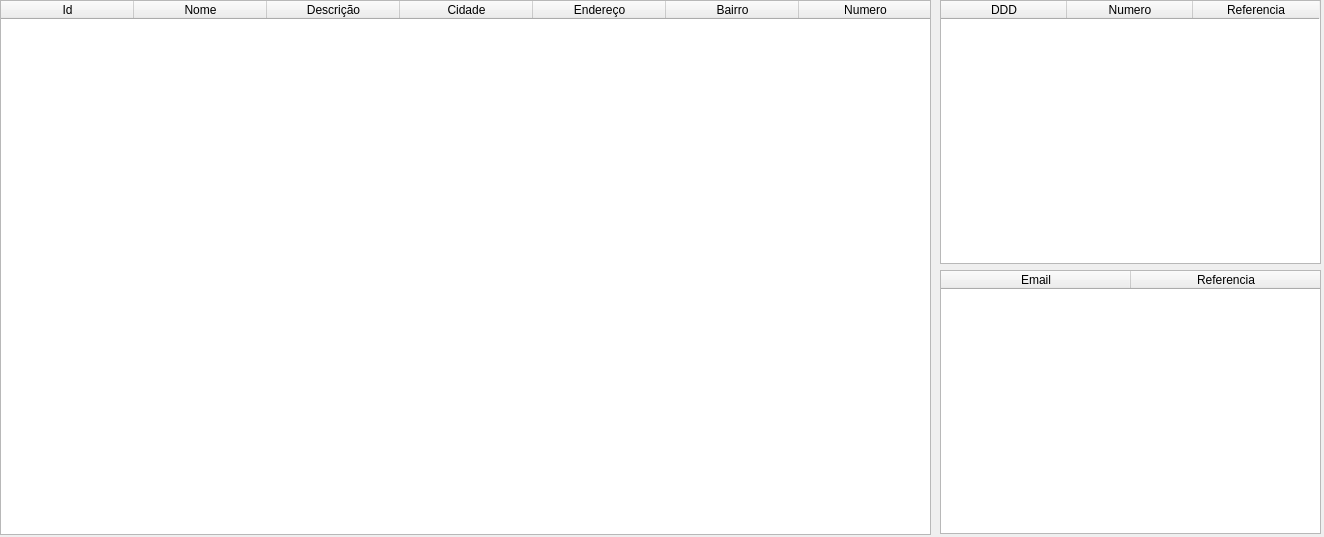
<?xml version="1.0" encoding="UTF-8"?>
<ui version="4.0">
 <class>VisualizarFornecedor</class>
 <widget class="QWidget" name="VisualizarFornecedor">
  <property name="geometry">
   <rect>
    <x>0</x>
    <y>0</y>
    <width>1324</width>
    <height>537</height>
   </rect>
  </property>
  <property name="windowTitle">
   <string>Visualizar Fornecedor</string>
  </property>
  <property name="windowIcon">
   <iconset>
    <normaloff>../Icons/mdpi.png</normaloff>../Icons/mdpi.png</iconset>
  </property>
  <widget class="QTableWidget" name="tblFornecedor">
   <property name="geometry">
    <rect>
     <x>0</x>
     <y>0</y>
     <width>931</width>
     <height>535</height>
    </rect>
   </property>
   <property name="sizePolicy">
    <sizepolicy hsizetype="Preferred" vsizetype="Preferred">
     <horstretch>0</horstretch>
     <verstretch>0</verstretch>
    </sizepolicy>
   </property>
   <property name="horizontalScrollBarPolicy">
    <enum>Qt::ScrollBarAlwaysOff</enum>
   </property>
   <property name="selectionBehavior">
    <enum>QAbstractItemView::SelectRows</enum>
   </property>
   <attribute name="horizontalHeaderVisible">
    <bool>true</bool>
   </attribute>
   <attribute name="horizontalHeaderDefaultSectionSize">
    <number>133</number>
   </attribute>
   <attribute name="verticalHeaderVisible">
    <bool>false</bool>
   </attribute>
   <column>
    <property name="text">
     <string>Id</string>
    </property>
   </column>
   <column>
    <property name="text">
     <string>Nome</string>
    </property>
   </column>
   <column>
    <property name="text">
     <string>Descrição</string>
    </property>
   </column>
   <column>
    <property name="text">
     <string>Cidade</string>
    </property>
   </column>
   <column>
    <property name="text">
     <string>Endereço</string>
    </property>
   </column>
   <column>
    <property name="text">
     <string>Bairro</string>
    </property>
   </column>
   <column>
    <property name="text">
     <string>Numero</string>
    </property>
   </column>
  </widget>
  <widget class="QTableWidget" name="tblTelefone">
   <property name="geometry">
    <rect>
     <x>940</x>
     <y>0</y>
     <width>381</width>
     <height>264</height>
    </rect>
   </property>
   <property name="sizePolicy">
    <sizepolicy hsizetype="Maximum" vsizetype="Maximum">
     <horstretch>0</horstretch>
     <verstretch>0</verstretch>
    </sizepolicy>
   </property>
   <property name="maximumSize">
    <size>
     <width>541</width>
     <height>264</height>
    </size>
   </property>
   <property name="autoFillBackground">
    <bool>false</bool>
   </property>
   <property name="frameShape">
    <enum>QFrame::StyledPanel</enum>
   </property>
   <property name="frameShadow">
    <enum>QFrame::Sunken</enum>
   </property>
   <property name="lineWidth">
    <number>1</number>
   </property>
   <property name="horizontalScrollBarPolicy">
    <enum>Qt::ScrollBarAlwaysOff</enum>
   </property>
   <property name="editTriggers">
    <set>QAbstractItemView::NoEditTriggers</set>
   </property>
   <property name="selectionBehavior">
    <enum>QAbstractItemView::SelectRows</enum>
   </property>
   <property name="showGrid">
    <bool>true</bool>
   </property>
   <property name="gridStyle">
    <enum>Qt::SolidLine</enum>
   </property>
   <property name="sortingEnabled">
    <bool>false</bool>
   </property>
   <property name="wordWrap">
    <bool>true</bool>
   </property>
   <property name="cornerButtonEnabled">
    <bool>true</bool>
   </property>
   <attribute name="horizontalHeaderVisible">
    <bool>true</bool>
   </attribute>
   <attribute name="horizontalHeaderCascadingSectionResizes">
    <bool>false</bool>
   </attribute>
   <attribute name="horizontalHeaderDefaultSectionSize">
    <number>126</number>
   </attribute>
   <attribute name="horizontalHeaderShowSortIndicator" stdset="0">
    <bool>false</bool>
   </attribute>
   <attribute name="horizontalHeaderStretchLastSection">
    <bool>false</bool>
   </attribute>
   <attribute name="verticalHeaderVisible">
    <bool>false</bool>
   </attribute>
   <attribute name="verticalHeaderHighlightSections">
    <bool>true</bool>
   </attribute>
   <column>
    <property name="text">
     <string>DDD</string>
    </property>
   </column>
   <column>
    <property name="text">
     <string>Numero</string>
    </property>
   </column>
   <column>
    <property name="text">
     <string>Referencia</string>
    </property>
   </column>
  </widget>
  <widget class="QTableWidget" name="tblEmail">
   <property name="geometry">
    <rect>
     <x>940</x>
     <y>270</y>
     <width>381</width>
     <height>264</height>
    </rect>
   </property>
   <property name="sizePolicy">
    <sizepolicy hsizetype="Maximum" vsizetype="Maximum">
     <horstretch>0</horstretch>
     <verstretch>0</verstretch>
    </sizepolicy>
   </property>
   <property name="maximumSize">
    <size>
     <width>541</width>
     <height>264</height>
    </size>
   </property>
   <property name="autoFillBackground">
    <bool>false</bool>
   </property>
   <property name="frameShape">
    <enum>QFrame::StyledPanel</enum>
   </property>
   <property name="frameShadow">
    <enum>QFrame::Sunken</enum>
   </property>
   <property name="lineWidth">
    <number>1</number>
   </property>
   <property name="horizontalScrollBarPolicy">
    <enum>Qt::ScrollBarAlwaysOff</enum>
   </property>
   <property name="editTriggers">
    <set>QAbstractItemView::NoEditTriggers</set>
   </property>
   <property name="selectionBehavior">
    <enum>QAbstractItemView::SelectRows</enum>
   </property>
   <property name="showGrid">
    <bool>true</bool>
   </property>
   <property name="gridStyle">
    <enum>Qt::SolidLine</enum>
   </property>
   <property name="sortingEnabled">
    <bool>false</bool>
   </property>
   <property name="wordWrap">
    <bool>true</bool>
   </property>
   <property name="cornerButtonEnabled">
    <bool>true</bool>
   </property>
   <attribute name="horizontalHeaderVisible">
    <bool>true</bool>
   </attribute>
   <attribute name="horizontalHeaderCascadingSectionResizes">
    <bool>false</bool>
   </attribute>
   <attribute name="horizontalHeaderDefaultSectionSize">
    <number>190</number>
   </attribute>
   <attribute name="horizontalHeaderShowSortIndicator" stdset="0">
    <bool>false</bool>
   </attribute>
   <attribute name="horizontalHeaderStretchLastSection">
    <bool>false</bool>
   </attribute>
   <attribute name="verticalHeaderVisible">
    <bool>false</bool>
   </attribute>
   <attribute name="verticalHeaderHighlightSections">
    <bool>true</bool>
   </attribute>
   <column>
    <property name="text">
     <string>Email</string>
    </property>
   </column>
   <column>
    <property name="text">
     <string>Referencia</string>
    </property>
   </column>
  </widget>
 </widget>
 <resources/>
 <connections/>
</ui>
